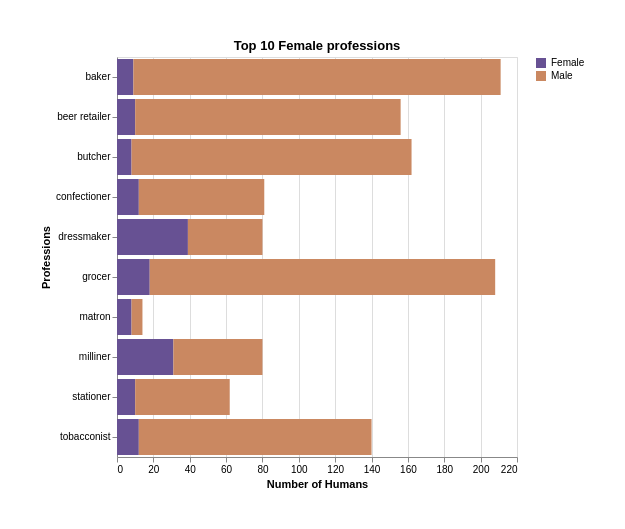

Write a Vega-Lite specification for this figure.
### Vega-Lite specification from a JSON file in a GitHub repository (floating-point values rounded to 4 significant figures)
{"$schema": "https://vega.github.io/schema/vega-lite/v4.json", "title": "Top 10 Female professions", "description:": "A stcked bar chart, showing the top 10 Female professions, compared with the number of Men working in those same professions.", "width": 400, "height": 400, "padding": 40, "data": {"values": [{"profession": "dressmaker", "value": 39, "gender": 0}, {"profession": "milliner", "value": 31, "gender": 0}, {"profession": "grocer", "value": 18, "gender": 0}, {"profession": "tobacconist", "value": 12, "gender": 0}, {"profession": "confectioner", "value": 12, "gender": 0}, {"profession": "stationer", "value": 10, "gender": 0}, {"profession": "beer retailer", "value": 10, "gender": 0}, {"profession": "baker", "value": 9, "gender": 0}, {"profession": "matron", "value": 8, "gender": 0}, {"profession": "butcher", "value": 8, "gender": 0}, {"profession": "dressmaker", "value": 41, "gender": 1}, {"profession": "milliner", "value": 49, "gender": 1}, {"profession": "grocer", "value": 190, "gender": 1}, {"profession": "tobacconist", "value": 128, "gender": 1}, {"profession": "confectioner", "value": 69, "gender": 1}, {"profession": "stationer", "value": 52, "gender": 1}, {"profession": "beer retailer", "value": 146, "gender": 1}, {"profession": "baker", "value": 202, "gender": 1}, {"profession": "matron", "value": 6, "gender": 1}, {"profession": "butcher", "value": 154, "gender": 1}]}, "transform": [{"calculate": "datum.gender == 1 ? 'Male' : 'Female'", "as": "legend"}], "mark": "bar", "encoding": {"x": {"field": "value", "type": "quantitative", "title": "Number of Humans"}, "y": {"field": "profession", "type": "nominal", "title": "Professions"}, "color": {"field": "legend", "type": "nominal", "scale": {"range": ["#675193", "#ca8861"]}, "title": null}}}
